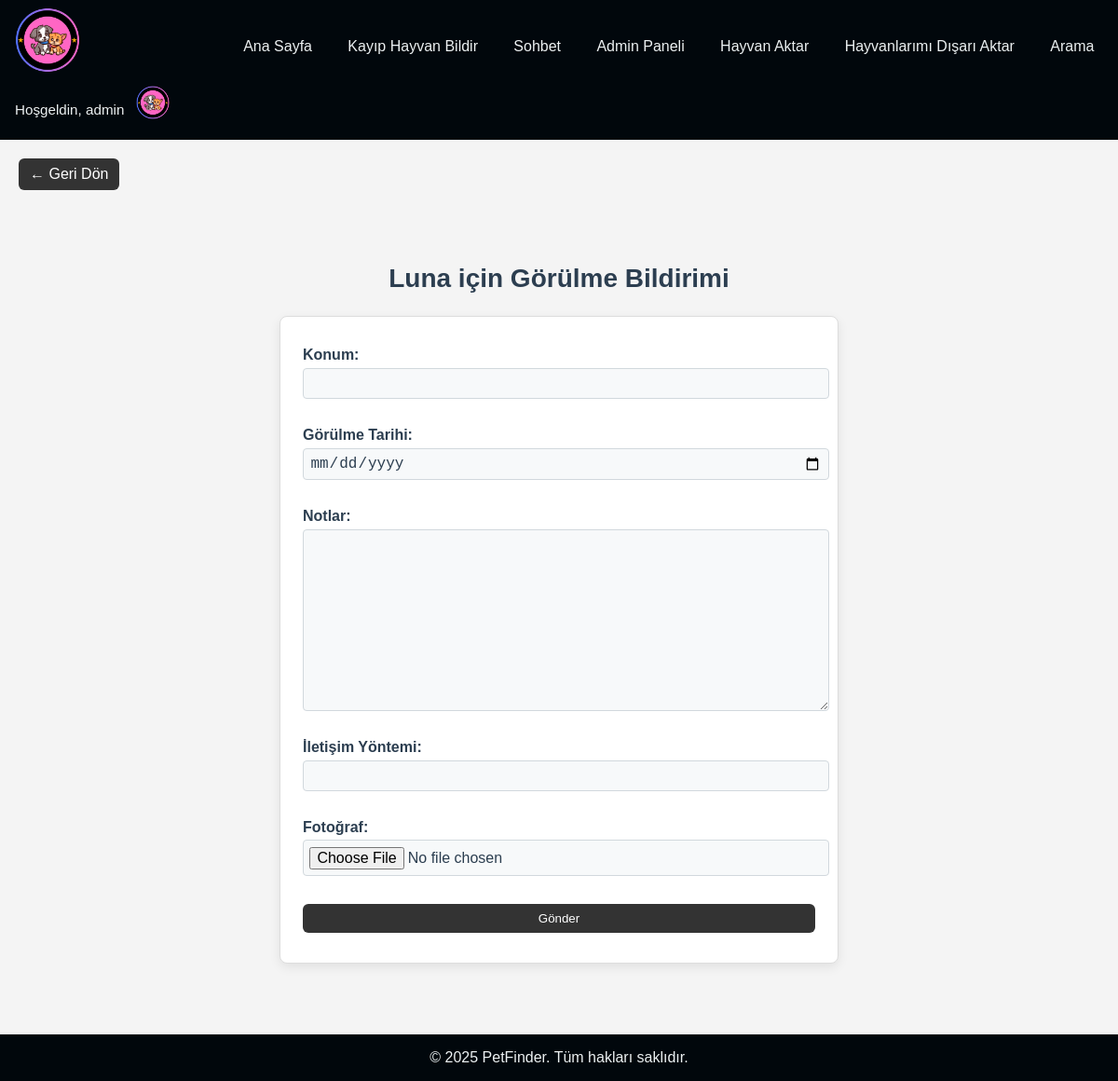
Screenshot of /mainpage/pets/5/report/ (signed in) with the database file from the repository.
### accounts/models.py (models this page shows, shortened)
class UserProfile(models.Model):
    user = models.OneToOneField(User, on_delete=models.CASCADE, related_name='profile')
    profile_picture = models.ImageField(upload_to='profile_pics/', blank=True)
    contact_number = models.CharField(max_length=20, blank=True)

### mainpage/models.py (models this page shows, shortened)
class Pet(models.Model):
    ANIMAL_TYPES = [('Dog', 'Köpek'), ('Cat', 'Kedi'), ('Bird', 'Kuş'), ('Other', 'Diğer')]
    GENDERS = [('Male', 'Erkek'), ('Female', 'Dişi')]
    STATUS_CHOICES = [('Lost', 'Kayıp'), ('Found', 'Bulundu'), ('Returned', 'Teslim Edildi')]
    name = models.CharField(max_length=100, verbose_name="İsim")
    species = models.CharField(max_length=20, choices=ANIMAL_TYPES, verbose_name="Tür")
    breed = models.CharField(max_length=100, blank=True, verbose_name="Irk")
    age = models.PositiveIntegerField(verbose_name="Yaş")
    gender = models.CharField(max_length=10, choices=GENDERS, verbose_name="Cinsiyet")
    description = models.TextField(blank=True, verbose_name="Açıklama")
    last_seen_location = models.CharField(max_length=255, verbose_name="Son Görülme Yeri")
    last_seen_date = models.DateField(default=datetime.date(2025, 1, 1), verbose_name="Son Görülme Tarihi")
    image = models.ImageField(upload_to='pet_images/', blank=True, null=True, verbose_name="Resim")
    status = models.CharField(max_length=20, choices=STATUS_CHOICES, default='Lost', verbose_name="Durum")
    owner = models.ForeignKey(User, on_delete=models.CASCADE)
    date_reported = models.DateTimeField(auto_now_add=True, verbose_name="Bildirim Tarihi")
    tags = models.ManyToManyField("Tag", blank=True, verbose_name="Etiketler")

### mainpage/views.py (the view)
# urls.py: path('pets/<int:pet_id>/report/', views.report_pet_sighting, name='report_pet_sighting'),
@login_required
def report_pet_sighting(request, pet_id):
    pet = get_object_or_404(Pet, id=pet_id)
    if request.method == 'POST':
        form = PetSightingForm(request.POST, request.FILES, pet=pet, reporter=request.user)
        if form.is_valid():
            form.save()
            return redirect('mainpage:pet_detail', pk=pet_id)
        else:
            print(form.errors)  # Hataları görmek için
    else:
        form = PetSightingForm(pet=pet, reporter=request.user)
    return render(request, 'mainpage/report_sighting.html', {'form': form, 'pet': pet})

### mainpage/forms.py (shortened to what this page needs)
class PetSightingForm(forms.ModelForm):
    class Meta:
        model = PetSighting
        fields = ['location', 'date_seen', 'notes', 'contact_method', 'photo']
        labels = {
            'location': 'Konum',
            'date_seen': 'Görülme Tarihi',
            'notes': 'Notlar',
            'contact_method': 'İletişim Yöntemi',
            'photo': 'Fotoğraf',
        }   # <- BURADAKİ fazladan virgülü SİLİN
        widgets = {
            'date_seen': DateInput(
                attrs={'type': 'date'},
                format='%Y-%m-%d'
            ),
        }
    def __init__(self, *args, **kwargs):
        self.pet = kwargs.pop('pet', None)
        self.user = kwargs.pop('reporter', None)
        super().__init__(*args, **kwargs)
        self.fields['date_seen'].input_formats = ['%Y-%m-%d']
        self.fields['contact_method'].required = True
        self.fields['date_seen'].required = True
        self.fields['location'].required = True

### mainpage/context_processors.py (called while the page is built)
def user_profile(request):
    if request.user.is_authenticated:
        try:
            profile = UserProfile.objects.get(user=request.user)
        except UserProfile.DoesNotExist:
            profile = None
    else:
        profile = None
    return {'user_profile': profile}

### mainpage/templates/mainpage/report_sighting.html (shortened to what this page needs)
{% extends 'mainpage/base.html' %}
{% load static %}
{% block extra_css %}
  <link rel="stylesheet" href="{% static 'mainpage/pet_form.css' %}">
{% endblock %}
{% block content %}
<a class="bt del" href="{% url 'mainpage:pet_detail' pet.id %}">← Geri Dön</a>
<div class="form-wrapper">
<h2>{{ pet.name }} için Görülme Bildirimi</h2>
<form class="pet-form" method="post">
  {{ form.as_p }}
  <button type="submit">Gönder</button>
</form>
</div>
{% endblock %}

### mainpage/templates/mainpage/base.html (shortened to what this page needs)
{% load static %}
<!DOCTYPE html>
<html lang="en">
<head>
    <link rel="stylesheet" href="{% static 'mainpage/style.css' %}">
     {% block extra_css %}{% endblock %}
    <link href="https://cdn.jsdelivr.net/npm/select2@4.1.0-rc.0/dist/css/select2.min.css" rel="stylesheet" />
</head>
<body>
<nav class="navbar">
    <div class="navbar__logo">
      <a href="{% url 'mainpage:pet_list' %}">
        <img src="{% static 'mainpage/logo.png' %}" alt="PetFinder Logo">
      </a>
    </div>
    <div class="navbar__links">
      <a href="{% url 'mainpage:pet_list' %}">Ana Sayfa</a>
      <a href="{% url 'mainpage:pet_report' %}">Kayıp Hayvan Bildir</a>
      <a href="{% url 'mainpage:chat_list' %}">Sohbet</a>
      {% if user.is_staff %}
        <a href="{% url 'mainpage:admin_views' %}">Admin Paneli</a>
      {% endif %}
      <a href="{% url 'mainpage:import_pets' %}">Hayvan Aktar</a>
      <a href="{% url 'mainpage:export_pets' %}">Hayvanlarımı Dışarı Aktar</a>
      <a href="{% url 'mainpage:pet_search' %}">Arama</a>
    </div>
    <div class="navbar__user">
      {% if user.is_authenticated %}
        <span class="navbar__greeting">Hoşgeldin, {{ user.username }}</span>
        <div class="profile-dropdown">
          <div class="profile-toggle">
            {% if user_profile.profile_picture %}
              <img
                class="navbar__avatar"
                src="{{ user_profile.profile_picture.url }}"
                alt="Profil Resmi"
              >
            {% else %}
              <img
                class="navbar__avatar"
                src="{% static 'mainpage/default_profile.jpg' %}"
                alt="Profil Resmi"
              >
            {% endif %}
          </div>
        </div>
      {% else %}
      <div class="navbar__links">
        <a href="{% url 'accounts:login' %}">Giriş</a>
        <a href="{% url 'accounts:register' %}">Kayıt Ol</a>
      </div>
      {% endif %}
    </div>
  </nav>
   <div class="content">
    {% block content %}{% endblock %}
  </div>
  <footer class="footer">
    <div class="copyright">
      © 2025 PetFinder. Tüm hakları saklıdır.
    </div>
  </footer>
</body>
</html>

### mainpage/static/mainpage/style.css (style rules this page uses)
html, body { margin: 0; padding: 0; height: 100%; }
body { font-family: Arial, sans-serif; margin: 0; padding: 0; background-color: #f4f4f4; display: flex; flex-direction: column; }
.navbar { display: flex; justify-content: space-between; align-items: center; background-color: #01070c; padding: 0.5rem 1rem; flex-wrap: wrap; }
.navbar__logo img { height: 70px; }
.navbar__links { display: flex; gap: 1.2rem; }
.navbar__links a { color: #ecf0f1; text-decoration: none; font-weight: 500; padding: 0.4rem 0.6rem; border-radius: 4px; transition: background 0.2s; }
.navbar__user { display: flex; align-items: center; gap: 0.8rem; }
.navbar__greeting { color: #ecf0f1; font-size: 0.95rem; }
.navbar__avatar { width: 36px; height: 36px; border-radius: 50%; cursor: pointer; }
.profile-dropdown { position: relative; }
.content { flex: 1; padding: 20px; }
h1, h2, h3 { color: #222; }
form { background-color: #fff; padding: 20px; border: 1px solid #ddd; }
img { max-width: 300px; margin-bottom: 10px; }
input, select, textarea { display: block; width: 100%; margin-bottom: 10px; padding: 5px; border: 1px solid #ccd6dd; border-radius: 4px; background: #f7f9fa; transition: border-color 0.2s; }
button, .bt { background-color: #333; color: #fff; padding: 8px 12px; border: none; border-radius: 6px; cursor: pointer; text-decoration: none; display: inline-block; transition: background 0.2s; }
.footer { background: #01070c; color: #ecf0f1; text-align: center; padding: 1rem 0; }

### mainpage/static/mainpage/pet_form.css (style rules this page uses)
:root { --clr-bg-page: #f5f7fa; --clr-bg-card: #ffffff; --clr-primary: #3498db; --clr-primary-d: #217dbb; --clr-success: #2ecc71; --clr-success-d: #27ae60; --clr-danger: #e74c3c; --clr-danger-d: #c0392b; --clr-text: #2c3e50; --clr-muted: #7f8c8d; --shadow: 0 4px 12px rgba(0,0,0,0.08); }
.form-wrapper { max-width: 600px; margin: 2.5rem auto; padding: 1rem; }
.form-wrapper h2, .form-wrapper h1 { text-align: center; color: var(--clr-text); font-size: 1.75rem; margin-bottom: 1.5rem; }
.pet-form { background: var(--clr-bg-card); border-radius: 8px; box-shadow: var(--shadow); padding: 2rem 1.5rem; display: flex; flex-direction: column; gap: 1.25rem; }
.pet-form p { margin: 0; }
.pet-form p label { display: block; margin-bottom: 0.3rem; font-weight: 600; color: var(--clr-text); }
.pet-form p input, .pet-form p select, .pet-form p textarea { width: 100%; padding: 0.4rem; border: 1px solid #d1d8dd; border-radius: 4px; background: #f7f9fa; font-size: 1rem; color: var(--clr-text); transition: border-color 0.2s; }
.pet-form p textarea { min-height: 100px; resize: vertical; }

### rows the page displays
UserProfile: profile_picture (picture)
Pet: name "Luna"

### other values shown
{{ user.username }} "admin"
